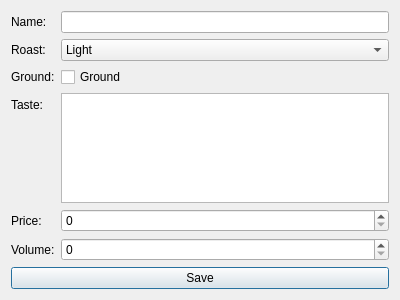
<?xml version="1.0" encoding="UTF-8"?>
<ui version="4.0">
 <class>AddEditCoffeeForm</class>
 <widget class="QDialog" name="AddEditCoffeeForm">
  <property name="geometry">
   <rect>
    <x>0</x>
    <y>0</y>
    <width>400</width>
    <height>300</height>
   </rect>
  </property>
  <property name="windowTitle">
   <string>Add/Edit Coffee</string>
  </property>
  <layout class="QVBoxLayout" name="verticalLayout">
   <item>
    <layout class="QFormLayout" name="formLayout">
     <item row="0" column="0">
      <widget class="QLabel" name="nameLabel">
       <property name="text">
        <string>Name:</string>
       </property>
      </widget>
     </item>
     <item row="0" column="1">
      <widget class="QLineEdit" name="nameLineEdit"/>
     </item>
     <item row="1" column="0">
      <widget class="QLabel" name="roastLabel">
       <property name="text">
        <string>Roast:</string>
       </property>
      </widget>
     </item>
     <item row="1" column="1">
      <widget class="QComboBox" name="roastComboBox">
       <property name="editable">
        <bool>false</bool>
       </property>
       <item>
        <property name="text">
         <string>Light</string>
        </property>
       </item>
       <item>
        <property name="text">
         <string>Medium</string>
        </property>
       </item>
       <item>
        <property name="text">
         <string>Dark</string>
        </property>
       </item>
      </widget>
     </item>
     <item row="2" column="0">
      <widget class="QLabel" name="groundLabel">
       <property name="text">
        <string>Ground:</string>
       </property>
      </widget>
     </item>
     <item row="2" column="1">
      <widget class="QCheckBox" name="groundCheckBox">
       <property name="text">
        <string>Ground</string>
       </property>
      </widget>
     </item>
     <item row="3" column="0">
      <widget class="QLabel" name="tasteLabel">
       <property name="text">
        <string>Taste:</string>
       </property>
      </widget>
     </item>
     <item row="3" column="1">
      <widget class="QTextEdit" name="tasteTextEdit"/>
     </item>
     <item row="4" column="0">
      <widget class="QLabel" name="priceLabel">
       <property name="text">
        <string>Price:</string>
       </property>
      </widget>
     </item>
     <item row="4" column="1">
      <widget class="QSpinBox" name="priceSpinBox">
       <property name="maximum">
        <number>1000</number>
       </property>
      </widget>
     </item>
     <item row="5" column="0">
      <widget class="QLabel" name="volumeLabel">
       <property name="text">
        <string>Volume:</string>
       </property>
      </widget>
     </item>
     <item row="5" column="1">
      <widget class="QSpinBox" name="volumeSpinBox">
       <property name="maximum">
        <number>1000</number>
       </property>
      </widget>
     </item>
    </layout>
   </item>
   <item>
    <layout class="QHBoxLayout" name="horizontalLayout">
     <item>
      <widget class="QPushButton" name="saveButton">
       <property name="text">
        <string>Save</string>
       </property>
      </widget>
     </item>
    </layout>
   </item>
  </layout>
 </widget>
 <resources/>
 <connections/>
</ui>
